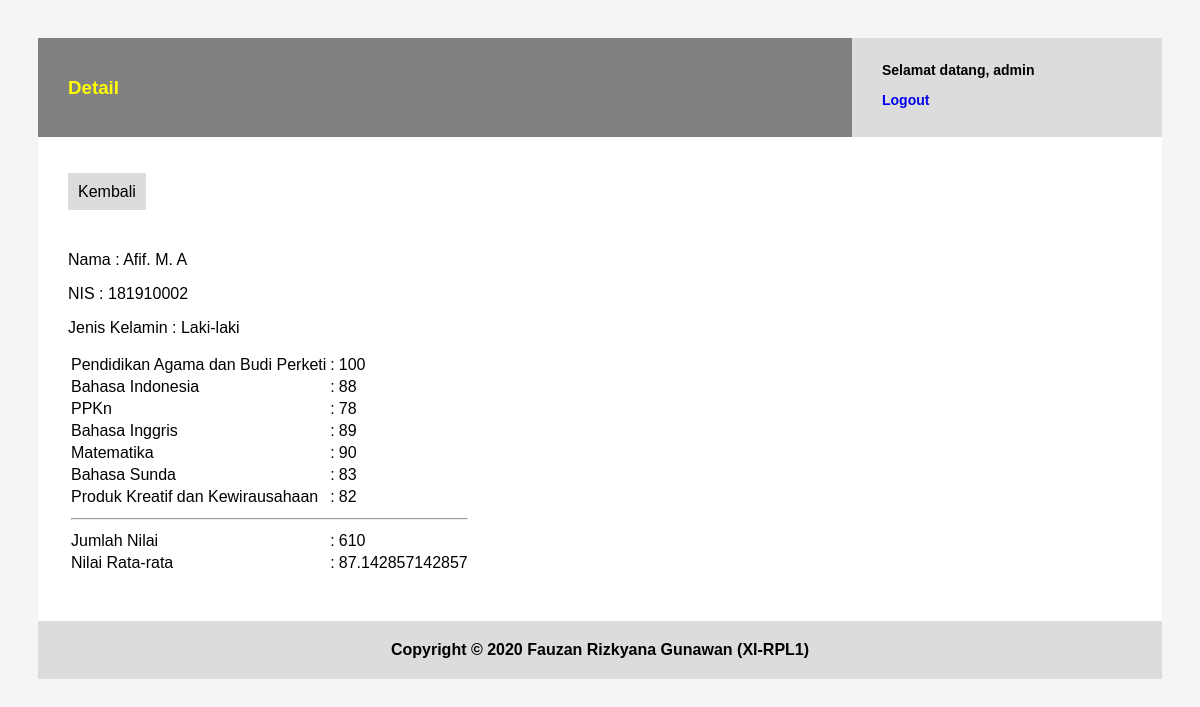
Screenshot of /detail.php?id=7 (signed in) with the database file from the repository.
### tables this page shows
CREATE TABLE `t_nilai_siswa` (
  `id` int(11) NOT NULL,
  `nis` int(11) NOT NULL,
  `nama` varchar(255) NOT NULL,
  `jenis_kelamin` varchar(255) NOT NULL,
  `nilai_pabp` int(11) NOT NULL DEFAULT 0,
  `nilai_b_indo` int(11) NOT NULL DEFAULT 0,
  `nilai_ppkn` int(11) NOT NULL DEFAULT 0,
  `nilai_b_ing` int(11) NOT NULL DEFAULT 0,
  `nilai_mtk` int(11) NOT NULL DEFAULT 0,
  `nilai_b_sund` int(11) NOT NULL DEFAULT 0,
  `nilai_pkk` int(11) NOT NULL DEFAULT 0
);

### detail.php (the view, shortened to what this page needs)
<?php
function getDataById($id)
{
    $koneksi = koneksiDatabase();
    $data = mysqli_query($koneksi, "select * from t_nilai_siswa where id=$id");
    $hasil = mysqli_fetch_array($data);
    return $hasil;
}
$s = getDataById($_GET['id']);
?>
<!DOCTYPE html>
<html lang="en">
<head>
    <link rel="stylesheet" href="style.css">
</head>
<body>
    <div class="header">
        <div class="header-title">
            <h3>Detail</h3>
        </div>
        <div class="profile">
            <p>Selamat datang, <?= $_SESSION['username'] ?></p>
            <a href="auth?action=logout">Logout</a>
        </div>
    </div>
    <div class="content">
        <p><a href="index.php" class="button-secondary">Kembali</a></p>
        <div class="detail">
            <p>Nama : <?= $s['nama']; ?></p>
            <p>NIS : <?= $s['nis']; ?></p>
            <p>Jenis Kelamin : <?= $s['jenis_kelamin'] ?></p>
            <p>
                <table>
                    <tr>
                        <td>Pendidikan Agama dan Budi Perketi</td>
                        <td>:</td>
                        <td><?= $s['nilai_pabp'] ?></td>
                    </tr>
                    <tr>
                        <td>Bahasa Indonesia</td>
                        <td>:</td>
                        <td><?= $s['nilai_b_indo'] ?></td>
                    </tr>
                    <tr>
                        <td>PPKn</td>
                        <td>:</td>
                        <td><?= $s['nilai_ppkn'] ?></td>
                    </tr>
                    <tr>
                        <td>Bahasa Inggris</td>
                        <td>:</td>
                        <td><?= $s['nilai_b_ing'] ?></td>
                    </tr>
                    <tr>
                        <td>Matematika</td>
                        <td>:</td>
                        <td><?= $s['nilai_mtk'] ?></td>
                    </tr>
                    <tr>
                        <td>Bahasa Sunda</td>
                        <td>:</td>
                        <td><?= $s['nilai_b_sund'] ?></td>
                    </tr>
                    <tr>
                        <td>Produk Kreatif dan Kewirausahaan</td>
                        <td>:</td>
                        <td><?= $s['nilai_pkk'] ?></td>
                    </tr>
                    <tr>
                        <td colspan="3">
                            <hr>
                        </td>
                    </tr>
                    <tr>
                        <td>Jumlah Nilai</td>
                        <td>:</td>
                        <td><?= $jumlah = $s['nilai_pabp'] + $s['nilai_b_indo'] + $s['nilai_ppkn'] + $s['nilai_b_ing'] + $s['nilai_mtk'] + $s['nilai_b_sund'] + $s['nilai_pkk']; ?></td>
                    </tr>
                    <tr>
                        <td>Nilai Rata-rata</td>
                        <td>:</td>
                        <td><?= $nilaiRata = $jumlah / 7; ?></td>
                    </tr>
                </table>
            </p>
        </div>
    </div>
    <div class="footer">
        Copyright &copy; <?= date('Y', time()); ?> Fauzan Rizkyana Gunawan (XI-RPL1)
    </div>
</body>
</html>

### style.css (style rules this page uses)
body { padding: 30px; background: whitesmoke; font-family: Arial, Helvetica, sans-serif; color: black; }
.header { background: gray; padding: 20px 30px 20px 30px; }
.header-title { color: yellow; }
.profile { background: gainsboro; width: 250px; height: 79px; padding: 10px 30px 10px 30px; font-weight: bold; font-size: 14px; position: absolute; right: 38px; top: 38px; }
.content { background: white; width: auto; padding: 30px; }
.footer { padding: 20px; text-align: center; background: gainsboro; font-weight: bold; }
a { text-decoration: none; }
a.button-secondary { background: gainsboro; padding: 10px; color: black; }
.detail { margin-top: 50px; }

### rows the page displays
t_nilai_siswa: nama "Afif. M. A", nis "181910002", jenis_kelamin "Laki-laki", nilai_pabp "100", nilai_b_indo "88", nilai_ppkn "78", nilai_b_ing "89", nilai_mtk "90", nilai_b_sund "83", nilai_pkk "82", nilai_pabp+nilai_b_indo+nilai_ppkn "610", $nilaiRata = $jumlah / 7 "87.142857142857"

### other values shown
$_SESSION['username'] "admin"
